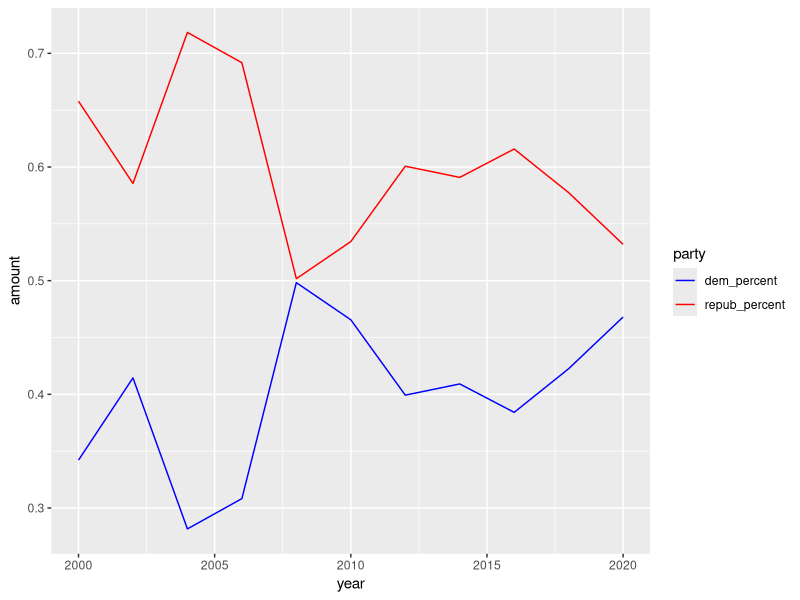

Reproduce this figure in R.
## ---- chunk 1
library(tidyverse)
knitr::opts_chunk$set(echo = TRUE)
## ---- chunk 2
leadership_data = read_csv("data/leadership_pac_data/clean_data.csv")

clean_data = leadership_data %>% 
  group_by(year) %>% 
  summarize(total = sum(dem) + sum(repub),
            dem = sum(dem),
            repub = sum(repub),
            .groups = "drop") %>%
  mutate(dem_percent = dem / total,
         repub_percent = repub / total) %>% 
  pivot_longer(
    cols = c(dem_percent, repub_percent),
    names_to = "party",
    values_to = "amount"
  )
## ---- chunk 3
ggplot(clean_data, aes(x = year, y = amount, color = party)) + 
  geom_line() + 
  scale_color_manual(
    values = c("blue", "red")
  )
